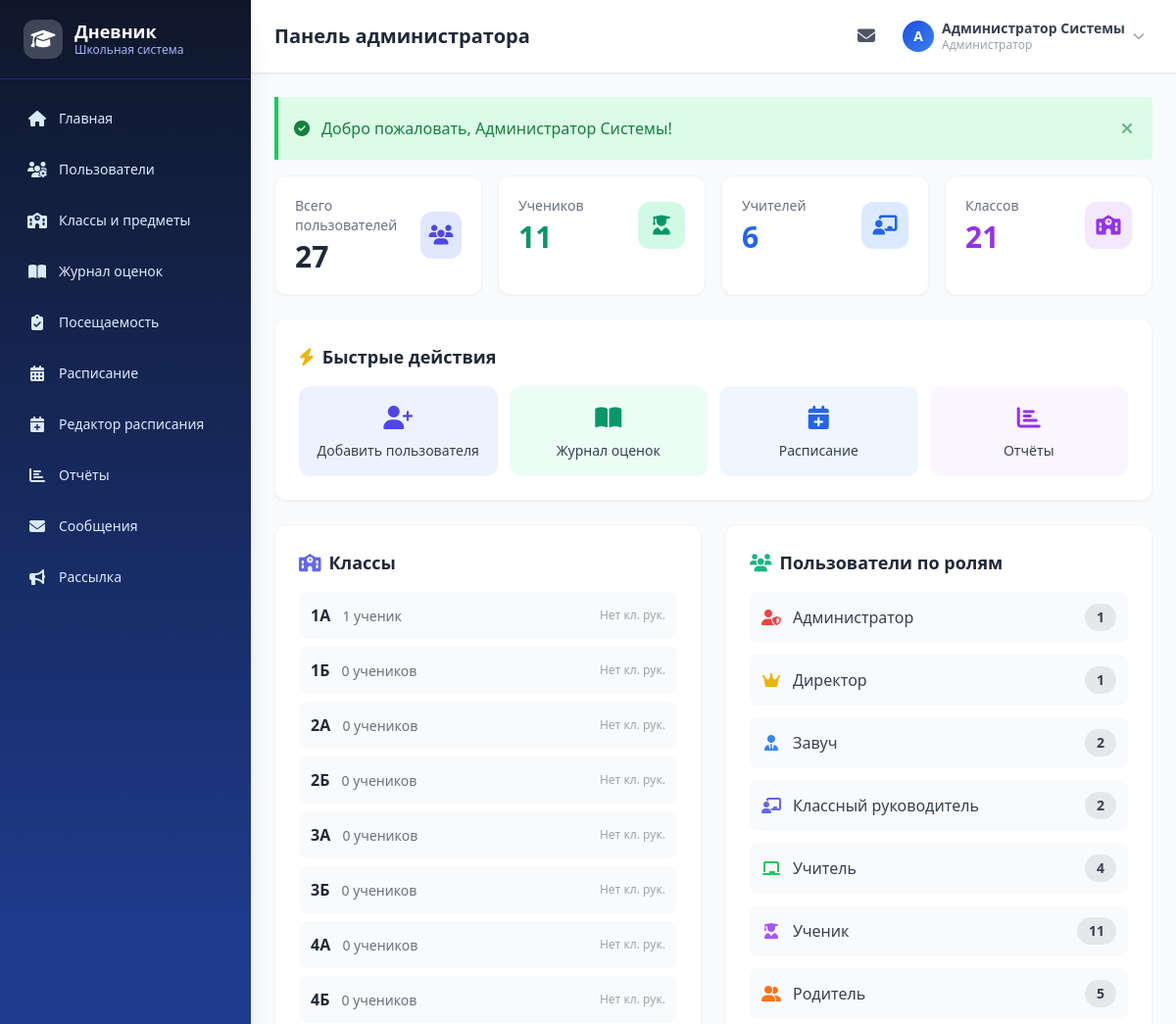
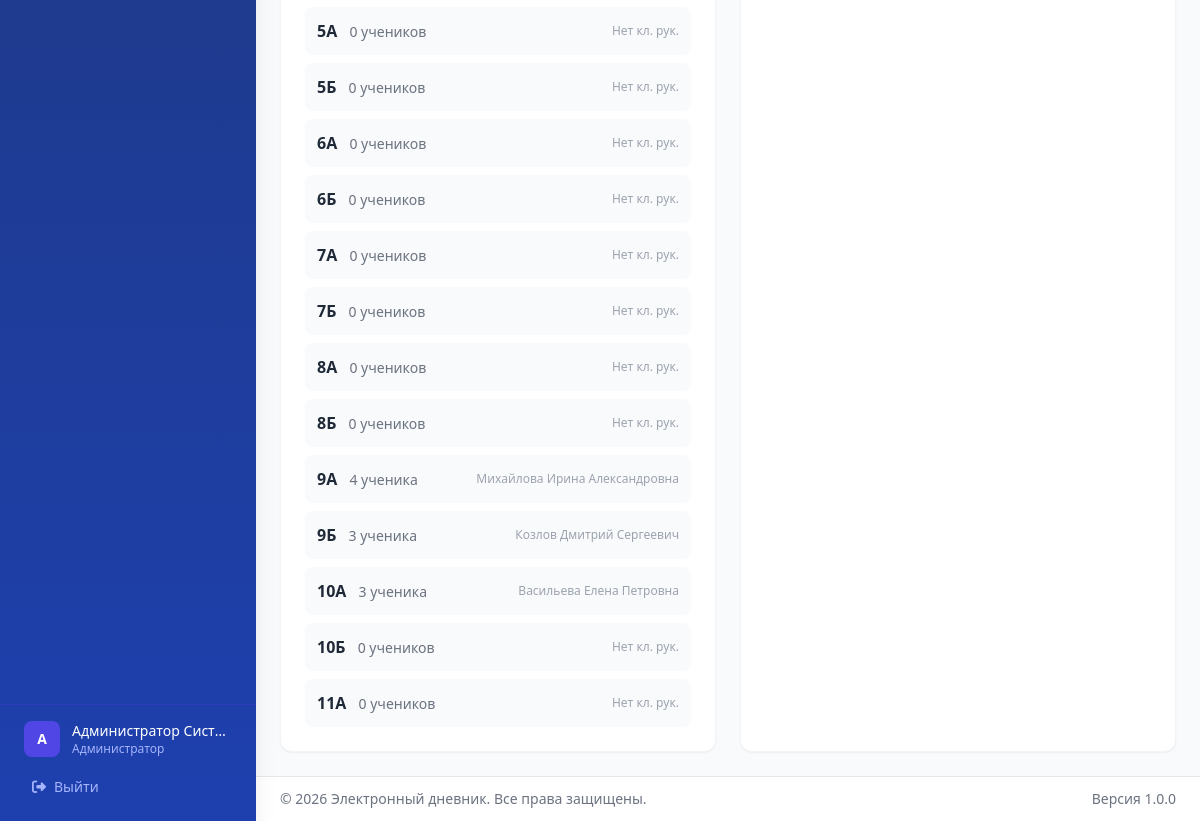
The app's page /dashboard (signed in) with its own data (2 pictures, top to bottom).
### tables this page shows
CREATE TABLE `classes` (
  `id` int NOT NULL,
  `name` varchar(10) NOT NULL,
  `year` int NOT NULL,
  `class_teacher_id` int DEFAULT NULL
);

### config/database.php (called while the page is built, shortened)
<?php
function getDB() {
    static $pdo = null;
    if ($pdo === null) {
        $dsn = sprintf(
            'mysql:host=%s;port=%s;dbname=%s;charset=%s',
            DB_HOST, DB_PORT, DB_NAME, DB_CHARSET
        );
        $options = [
            PDO::ATTR_ERRMODE            => PDO::ERRMODE_EXCEPTION,
            PDO::ATTR_DEFAULT_FETCH_MODE => PDO::FETCH_ASSOC,
            PDO::ATTR_EMULATE_PREPARES   => false,
            PDO::MYSQL_ATTR_INIT_COMMAND => "SET NAMES " . DB_CHARSET,
        ];
        try {
            $pdo = new PDO($dsn, DB_USER, DB_PASS, $options);
        } catch (PDOException $e) {
            if (defined('APP_DEBUG') && APP_DEBUG) {
                die('Ошибка подключения к БД: ' . $e->getMessage());
            } else {
                die('Ошибка подключения к базе данных.');
            }
        }
    }
    return $pdo;
}

### models/User.php (called while the page is built, shortened)
<?php
class User {
    private $db;
    public function __construct() {
        $this->db = getDB();
    }
    public function countAll($filters = []) {
        $where = ['1=1'];
        $params = [];
        $whereStr = implode(' AND ', $where);
        $stmt = $this->db->prepare("
            SELECT COUNT(*) as cnt
FROM users u
JOIN roles r ON u.role_id = r.id
LEFT JOIN students st ON st.user_id = u.id
LEFT JOIN classes sc ON sc.id = st.class_id
LEFT JOIN teachers t ON t.user_id = u.id
LEFT JOIN classes ctc ON ctc.class_teacher_id = t.id
            WHERE {$whereStr}
        ");
        $stmt->execute($params);
        $result = $stmt->fetch();
        return (int)$result['cnt'];
    }
    public function getStatistics() {
        $stmt = $this->db->query("
            SELECT r.name, r.display_name, COUNT(u.id) as count
            FROM roles r
            LEFT JOIN users u ON u.role_id = r.id AND u.is_active = 1
            GROUP BY r.id, r.name, r.display_name
            ORDER BY r.id
        ");
        return $stmt->fetchAll();
    }
}

### models/ClassModel.php (called while the page is built, shortened)
<?php
class ClassModel {
    private $db;
    public function __construct() {
        $this->db = getDB();
    }
    public function getAll($year = null) {
        $sql = "
            SELECT c.*, u.full_name as teacher_name,
                   (SELECT COUNT(*) FROM students s
                    JOIN users us ON s.user_id = us.id
                    WHERE s.class_id = c.id AND us.is_active = 1) as student_count
            FROM classes c
            LEFT JOIN teachers t ON c.class_teacher_id = t.id
            LEFT JOIN users u ON t.user_id = u.id
        ";
        $params = [];
        if ($year) {
            $sql .= " WHERE c.year = :year";
            $params[':year'] = $year;
        }
        $sql .= " ORDER BY CAST(REGEXP_SUBSTR(c.name, '^[0-9]+') AS UNSIGNED) ASC, c.name ASC";
        $stmt = $this->db->prepare($sql);
        $stmt->execute($params);
        return $stmt->fetchAll();
    }
}

### views/dashboard/admin.php (the view, shortened to what this page needs)
<div class="space-y-6">
    <div class="grid grid-cols-1 sm:grid-cols-2 lg:grid-cols-4 gap-4">
        <div class="bg-white rounded-xl shadow-sm border border-gray-100 p-5 hover:shadow-md transition-shadow">
            <div class="flex items-center justify-between">
                <div>
                    <p class="text-sm text-gray-500">Всего пользователей</p>
                    <p class="text-3xl font-bold text-gray-800 mt-1"><?= $totalUsers ?></p>
                </div>
                <div class="w-12 h-12 bg-indigo-100 rounded-xl flex items-center justify-center">
                    <i class="fas fa-users text-indigo-600 text-xl"></i>
                </div>
            </div>
        </div>
        <div class="bg-white rounded-xl shadow-sm border border-gray-100 p-5 hover:shadow-md transition-shadow">
            <div class="flex items-center justify-between">
                <div>
                    <p class="text-sm text-gray-500">Учеников</p>
                    <p class="text-3xl font-bold text-emerald-600 mt-1"><?= $roleCounts['student'] ?? 0 ?></p>
                </div>
                <div class="w-12 h-12 bg-emerald-100 rounded-xl flex items-center justify-center">
                    <i class="fas fa-user-graduate text-emerald-600 text-xl"></i>
                </div>
            </div>
        </div>
        <div class="bg-white rounded-xl shadow-sm border border-gray-100 p-5 hover:shadow-md transition-shadow">
            <div class="flex items-center justify-between">
                <div>
                    <p class="text-sm text-gray-500">Учителей</p>
                    <p class="text-3xl font-bold text-blue-600 mt-1"><?= ($roleCounts['teacher'] ?? 0) + ($roleCounts['class_teacher'] ?? 0) ?></p>
                </div>
                <div class="w-12 h-12 bg-blue-100 rounded-xl flex items-center justify-center">
                    <i class="fas fa-chalkboard-teacher text-blue-600 text-xl"></i>
                </div>
            </div>
        </div>
        <div class="bg-white rounded-xl shadow-sm border border-gray-100 p-5 hover:shadow-md transition-shadow">
            <div class="flex items-center justify-between">
                <div>
                    <p class="text-sm text-gray-500">Классов</p>
                    <p class="text-3xl font-bold text-purple-600 mt-1"><?= count($classes) ?></p>
                </div>
                <div class="w-12 h-12 bg-purple-100 rounded-xl flex items-center justify-center">
                    <i class="fas fa-school text-purple-600 text-xl"></i>
                </div>
            </div>
        </div>
    </div>
    <div class="bg-white rounded-xl shadow-sm border border-gray-100 p-6">
        <h3 class="text-lg font-bold text-gray-800 mb-4">
            <i class="fas fa-bolt text-yellow-500 mr-2"></i>Быстрые действия
        </h3>
        <div class="grid grid-cols-2 md:grid-cols-4 gap-3">
            <a href="<?= url('users/create') ?>" class="flex flex-col items-center gap-2 p-4 bg-indigo-50 rounded-xl hover:bg-indigo-100 transition group">
                <i class="fas fa-user-plus text-2xl text-indigo-600 group-hover:scale-110 transition-transform"></i>
                <span class="text-sm font-medium text-gray-700">Добавить пользователя</span>
            </a>
            <a href="<?= url('grades/journal') ?>" class="flex flex-col items-center gap-2 p-4 bg-emerald-50 rounded-xl hover:bg-emerald-100 transition group">
                <i class="fas fa-book-open text-2xl text-emerald-600 group-hover:scale-110 transition-transform"></i>
                <span class="text-sm font-medium text-gray-700">Журнал оценок</span>
            </a>
            <a href="<?= url('schedule/edit') ?>" class="flex flex-col items-center gap-2 p-4 bg-blue-50 rounded-xl hover:bg-blue-100 transition group">
                <i class="fas fa-calendar-plus text-2xl text-blue-600 group-hover:scale-110 transition-transform"></i>
                <span class="text-sm font-medium text-gray-700">Расписание</span>
            </a>
            <a href="<?= url('reports') ?>" class="flex flex-col items-center gap-2 p-4 bg-purple-50 rounded-xl hover:bg-purple-100 transition group">
                <i class="fas fa-chart-bar text-2xl text-purple-600 group-hover:scale-110 transition-transform"></i>
                <span class="text-sm font-medium text-gray-700">Отчёты</span>
            </a>
        </div>
    </div>
    <div class="grid grid-cols-1 lg:grid-cols-2 gap-6">
        <div class="bg-white rounded-xl shadow-sm border border-gray-100 p-6">
            <h3 class="text-lg font-bold text-gray-800 mb-4">
                <i class="fas fa-school text-indigo-500 mr-2"></i>Классы
            </h3>
            <div class="space-y-2">
                <?php foreach ($classes as $cls): ?>
                <div class="flex items-center justify-between p-3 bg-gray-50 rounded-lg hover:bg-gray-100 transition">
                    <div>
                        <span class="font-semibold text-gray-800"><?= e($cls['name']) ?></span>
                        <span class="text-sm text-gray-500 ml-2">
                            <?= $cls['student_count'] ?> <?= plural($cls['student_count'], 'ученик', 'ученика', 'учеников') ?>
                        </span>
                    </div>
                    <span class="text-xs text-gray-400"><?= e($cls['teacher_name'] ?? 'Нет кл. рук.') ?></span>
                </div>
                <?php endforeach; ?>
            </div>
        </div>
        <div class="bg-white rounded-xl shadow-sm border border-gray-100 p-6">
            <h3 class="text-lg font-bold text-gray-800 mb-4">
                <i class="fas fa-users text-emerald-500 mr-2"></i>Пользователи по ролям
            </h3>
            <div class="space-y-3">
                <?php
                $roleIcons = [
                    'admin' => 'fa-user-shield text-red-500',
                    'director' => 'fa-crown text-yellow-500',
                    'head_teacher' => 'fa-user-tie text-blue-500',
                    'class_teacher' => 'fa-chalkboard-teacher text-indigo-500',
                    'teacher' => 'fa-chalkboard text-green-500',
                    'student' => 'fa-user-graduate text-purple-500',
                    'parent' => 'fa-user-friends text-orange-500',
                ];
                foreach ($stats as $s):
                    $icon = $roleIcons[$s['name']] ?? 'fa-user text-gray-500';
                ?>
                <div class="flex items-center justify-between p-3 bg-gray-50 rounded-lg">
                    <div class="flex items-center gap-3">
                        <i class="fas <?= $icon ?> w-5 text-center"></i>
                        <span class="text-gray-700"><?= e($s['display_name']) ?></span>
                    </div>
                    <span class="bg-gray-200 text-gray-700 px-3 py-1 rounded-full text-sm font-semibold"><?= $s['count'] ?></span>
                </div>
                <?php endforeach; ?>
            </div>
        </div>
    </div>
</div>

### assets/css/style.css (style rules this page uses)
:root { --school-bg: #F4F7FB; --school-card: #FFFFFF; --school-border: #DCE3ED; --school-primary-900: #0F2D5C; --school-primary-800: #163B79; --school-primary-700: #1E40AF; --school-primary-600: #1D4ED8; --school-primary-500: #2563EB; --school-primary-100: #DBEAFE; --school-primary-50: #EFF6FF; --school-text: #0F172A; --school-muted: #475569; --school-success: #16A34A; --school-warning: #D97706; --school-danger: #DC2626; }
* { scrollbar-width: thin; scrollbar-color: #c7d2fe #f1f5f9; }
body { background: var(--school-bg); color: var(--school-text); }
main > * { animation: fadeInUp 0.3s ease-out; }
main > *:nth-child(2) { animation-delay: 0.05s; }

### records on screen
classes: name "1А", student_count "1", student_count "ученик", teacher_name "Нет кл. рук."
classes: name "1Б", student_count "0", student_count "учеников", teacher_name "Нет кл. рук."
classes: name "2А", student_count "0", student_count "учеников", teacher_name "Нет кл. рук."
classes: name "2Б", student_count "0", student_count "учеников", teacher_name "Нет кл. рук."
classes: name "3А", student_count "0", student_count "учеников", teacher_name "Нет кл. рук."
classes: name "3Б", student_count "0", student_count "учеников", teacher_name "Нет кл. рук."
classes: name "4А", student_count "0", student_count "учеников", teacher_name "Нет кл. рук."
classes: name "4Б", student_count "0", student_count "учеников", teacher_name "Нет кл. рук."
classes: name "5А", student_count "0", student_count "учеников", teacher_name "Нет кл. рук."
classes: name "5Б", student_count "0", student_count "учеников", teacher_name "Нет кл. рук."
classes: name "6А", student_count "0", student_count "учеников", teacher_name "Нет кл. рук."
classes: name "6Б", student_count "0", student_count "учеников", teacher_name "Нет кл. рук."
classes: name "7А", student_count "0", student_count "учеников", teacher_name "Нет кл. рук."
classes: name "7Б", student_count "0", student_count "учеников", teacher_name "Нет кл. рук."
classes: name "8А", student_count "0", student_count "учеников", teacher_name "Нет кл. рук."
classes: name "8Б", student_count "0", student_count "учеников", teacher_name "Нет кл. рук."
classes: name "9А", student_count "4", student_count "ученика", teacher_name "Михайлова Ирина Александровна"
classes: name "9Б", student_count "3", student_count "ученика", teacher_name "Козлов Дмитрий Сергеевич"
classes: name "10А", student_count "3", student_count "ученика", teacher_name "Васильева Елена Петровна"
classes: name "10Б", student_count "0", student_count "учеников", teacher_name "Нет кл. рук."
classes: name "11А", student_count "0", student_count "учеников", teacher_name "Нет кл. рук."

### other values on screen
$item['label'] "Главная"
$item['label'] "Пользователи"
$item['label'] "Классы и предметы"
$item['label'] "Журнал оценок"
$item['label'] "Посещаемость"
$item['label'] "Расписание"
$item['label'] "Редактор расписания"
$item['label'] "Отчёты"
$item['label'] "Сообщения"
$item['label'] "Рассылка"
mb_strtoupper(mb_substr($currentUser['full_name'] ?? 'U', 0, 1)) "А"
$currentUser['full_name'] "Администратор Сист…"
$currentUser['role_name'] "Администратор"
$pageTitle "Панель администратора"
mb_strtoupper(mb_substr($currentUser['full_name'], 0, 1)) "А"
